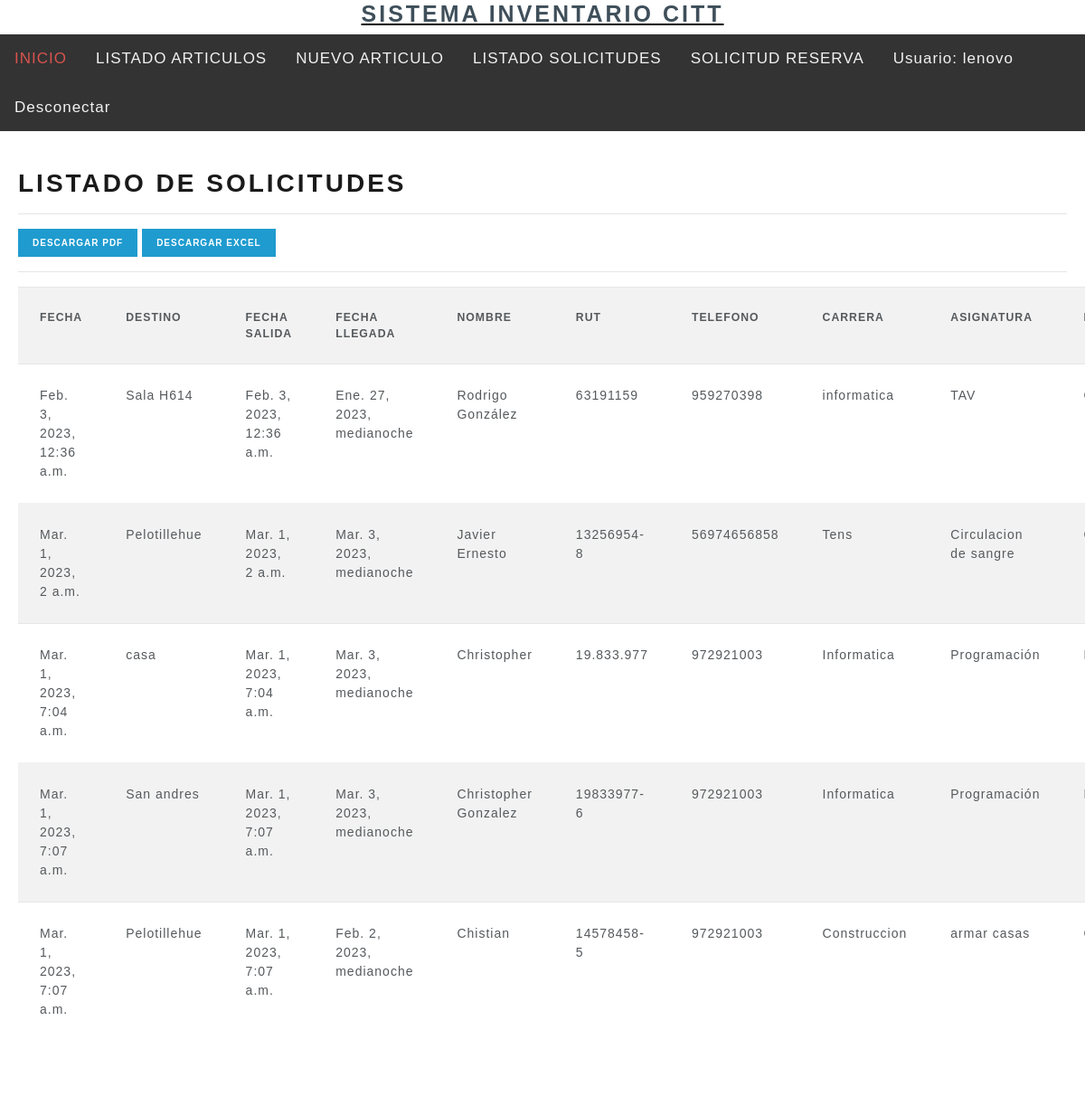
Page /listadosolicitudes/ (signed in) on the committed database.
### core/models.py (models this page shows, shortened)
class SolicitudReserva (models.Model):
    fecha = models.DateTimeField(default=my_datetime)
    destino = models.CharField(max_length=100)
    fecha_salida = models.DateTimeField(default=my_datetime)
    fecha_llegada = models.DateTimeField(null=True)
    nombre = models. CharField(max_length=100)
    rut = models.CharField(max_length=10)
    telefono = models.CharField(max_length=100)
    carrera = models.CharField(max_length=100)
    asignatura = models.CharField(max_length=100)
    profesor = models.CharField(max_length=100)
    estado_reserva = models.BooleanField(default=False, verbose_name="APROBAR SOLICITUD")
    nombre_equipo = models.CharField(max_length=200)
    codigo_equipo = models.CharField(max_length=100)
    cantidad_solicitada = models.IntegerField()

### core/views.py (the view)
# urls.py: path('listadosolicitudes/', listadosolicitudes, name="listadosolicitudes"),
def listadosolicitudes(request):
    solicitudes = SolicitudReserva.objects.all()
    data = {
        'solicitudes': solicitudes
    }
    return render(request, 'core/listadosolicitudes.html', data)

### core/templates/core/listadosolicitudes.html (shortened to what this page needs)
{% extends 'core/base.html' %}
{% load static %}
{% block contenido %}
<br>
<div class="table-responsive">
    <div class="card-body">
        <h2>Listado de solicitudes</h2>
        <hr>
        <td>
            <a class="btn btn-info btn-sm" href="{% url 'reportesolicitudes'%}">DESCARGAR PDF</a>
            <a class="btn btn-info btn-sm" href="{% url 'solicitud_ex'%}">DESCARGAR EXCEL</a>
        </td>
        <hr>
        <table class="table table-striped table-hover table-responsive-sm">
            <tr>
                <th>Fecha</th>
                <th>Destino</th>
                <th>Fecha salida</th>
                <th>Fecha llegada</th>
                <th>Nombre</th>
                <th>Rut</th>
                <th>Telefono</th>
                <th>Carrera</th>
                <th>Asignatura</th>
                <th>Profesor</th>
            </tr>
            {% for p in solicitudes %}
            <tr>
                <td>{{ p.fecha }}</td>
                <td>{{ p.destino }}</td>
                <td>{{ p.fecha_salida }}</td>
                <td>{{ p.fecha_llegada }}</td>
                <td>{{ p.nombre }}</td>
                <td>{{ p.rut }}</td>
                <td>{{ p.telefono }}</td>
                <td>{{ p.carrera }}</td>
                <td>{{ p.asignatura }}</td>
                <td>{{ p.profesor }}</td>
            </tr>
            {% endfor %}
        </table>
    </div>
</div>
{% endblock %}

### core/templates/core/base.html (shortened to what this page needs)
<!DOCTYPE html>
<html class="no-js">
<head>
  {% load pwa %}
  {% load static %}
  <link rel="stylesheet" href="{% static 'core/css/bootstrap.min.css' %}">
  <link rel="stylesheet" href="https://cdnjs.cloudflare.com/ajax/libs/font-awesome/4.7.0/css/font-awesome.min.css">
  <link rel="stylesheet" href="{% static 'core/css/nav.css' %}">
  <link rel="stylesheet" href="{% static 'core/css/responsiveiframe.css' %}">
</head>
<body class=".cuerpo" background="{% static 'core/img/fondo.jpg' %}">
  <div align=center>
    <a href="{% url 'inicio' %}">
      <h1 style="font-size:25px; color: rgb(63, 79, 90); border: rgb(255, 4, 4);">SISTEMA INVENTARIO CITT</h1>
    </a>
  </div>
  <div class="topnav" id="myTopnav">
    <a class="text-danger" href="{% url 'inicio' %}">INICIO</a>
    {% if user.is_staff %}
    <a href="{% url 'listadoarticulos' %}">LISTADO ARTICULOS</a>
    {% endif %}
    {% if user.is_staff %}
    <a href="{% url 'nuevoarticulo' %}">NUEVO ARTICULO</a>
    <a href="{% url 'listadosolicitudes' %}">LISTADO SOLICITUDES</a>
    {% endif %}
    {% if user.is_authenticated %}
    <a href="{% url 'solicitarreserva' %}">SOLICITUD RESERVA</a>
    <a href="#"> Usuario: {{ user.username }}</a>
    <a href="{% url 'logout' %}">Desconectar</a>
    {% endif %}
  </div>
  {% block contenido %}
  {% endblock %}
  <div>
    <footer class="footer">
      <center>© 2022. Todos los derechos reservados. Desarrollado por CJDR Creaciones.</center>
    </footer>
  </div>
</body>
</html>

### core/static/core/css/nav.css (style rules this page uses)
body { margin: 0; font-family: Arial, Helvetica, sans-serif; padding-bottom: 70px; }
.topnav { overflow: hidden; background-color: #333; }
.topnav a { float: left; display: block; color: #f2f2f2; text-align: center; padding: 14px 16px; text-decoration: none; font-size: 17px; }

### rows in the picture
SolicitudReserva: fecha "Feb. 3, 2023, 12:36 a.m.", destino "Sala H614", fecha_salida "Feb. 3, 2023, 12:36 a.m.", fecha_llegada "Ene. 27, 2023, medianoche", nombre "Rodrigo González", rut "63191159", telefono "959270398", carrera "informatica", asignatura "TAV"
SolicitudReserva: fecha "Mar. 1, 2023, 2 a.m.", destino "Pelotillehue", fecha_salida "Mar. 1, 2023, 2 a.m.", fecha_llegada "Mar. 3, 2023, medianoche", nombre "Javier Ernesto", rut "13256954-8", telefono "56974656858", carrera "Tens", asignatura "Circulacion de sangre"
SolicitudReserva: fecha "Mar. 1, 2023, 7:04 a.m.", destino "casa", fecha_salida "Mar. 1, 2023, 7:04 a.m.", fecha_llegada "Mar. 3, 2023, medianoche", nombre "Christopher", rut "19.833.977", telefono "972921003", carrera "Informatica", asignatura "Programación"
SolicitudReserva: fecha "Mar. 1, 2023, 7:07 a.m.", destino "San andres", fecha_salida "Mar. 1, 2023, 7:07 a.m.", fecha_llegada "Mar. 3, 2023, medianoche", nombre "Christopher Gonzalez", rut "19833977-6", telefono "972921003", carrera "Informatica", asignatura "Programación"
SolicitudReserva: fecha "Mar. 1, 2023, 7:07 a.m.", destino "Pelotillehue", fecha_salida "Mar. 1, 2023, 7:07 a.m.", fecha_llegada "Feb. 2, 2023, medianoche", nombre "Chistian", rut "14578458-5", telefono "972921003", carrera "Construccion", asignatura "armar casas"

### other values in the picture
{{ user.username }} "lenovo"
